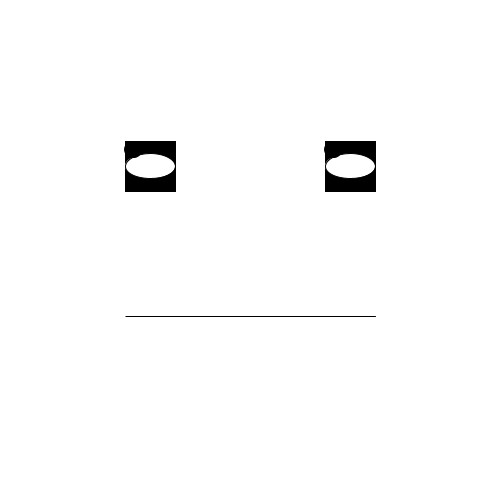
Frame 1 (no input)
Frame 60 (the mouse pressed at the canvas centre just before this capture): identical to frame 1, image omitted
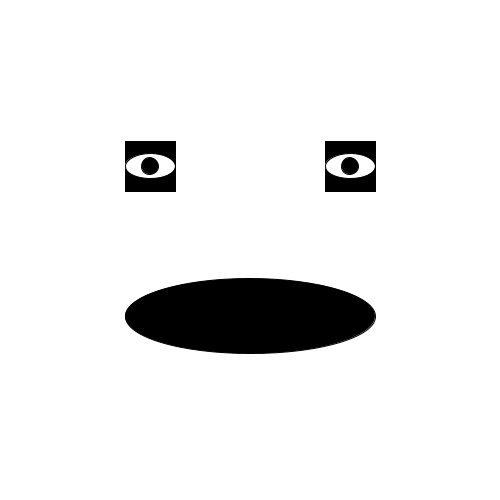
Frame 120 (the mouse held since frame 60 and released just before this capture)

The Processing sketch that drew these frames (run headless with seeded random() and noise(); from frame 60 on, the mouse is pressed at the canvas centre):

// Processing sketch: face
// ── face.pde
int tilesCount = 10;
float sizeW, sizeH;

void setup() {
  size(500, 500);
  sizeW = width/tilesCount;
  sizeH = height/tilesCount;
}

void draw() {
  background(255);
  /*
  for (int i = 0; i < tilesCount; i++) {
    for (int j = 0; j < tilesCount; j++) {
    rect(sizeW*i, sizeH*j, sizeW, sizeH);
    ellipse(sizeW*i + sizeW/2, sizeH*j + sizeH/2, 10, 10);
    }
  }
  */
  translate(width/2, height/3);
  fill(0);
  rectMode(CENTER);
  rect(0-sizeW*2, 0, sizeW, sizeH);
  fill(255);
  arc(0-sizeW*2, 0, sizeW, sizeH/2, 0, 2*PI, OPEN);
  fill(0);
  ellipse(-sizeW*2 + map(mouseX, 0, width, -sizeW/2+sizeW/6, sizeW/2-sizeW/6), map(mouseY, 0, height, -sizeH/2+sizeH/6, sizeH/2-sizeH/6), sizeW/3, sizeH/3);
  rect(0+sizeW*2, 0, sizeW, sizeH);
  fill(255);
  arc(0+sizeW*2, 0, sizeW, sizeH/2, 0, 2*PI, OPEN);
  fill(0);
  ellipse(sizeW*2 + map(mouseX, 0, width, -sizeW/2+sizeW/6, sizeW/2-sizeW/6), map(mouseY, 0, height, -sizeH/2+sizeH/6, sizeH/2-sizeH/6), sizeW/3, sizeH/3);
  arc(0, sizeH*3, width/2, map(mouseX, 0, width, 0, sizeH*3), 0, 2*PI, OPEN);
}
